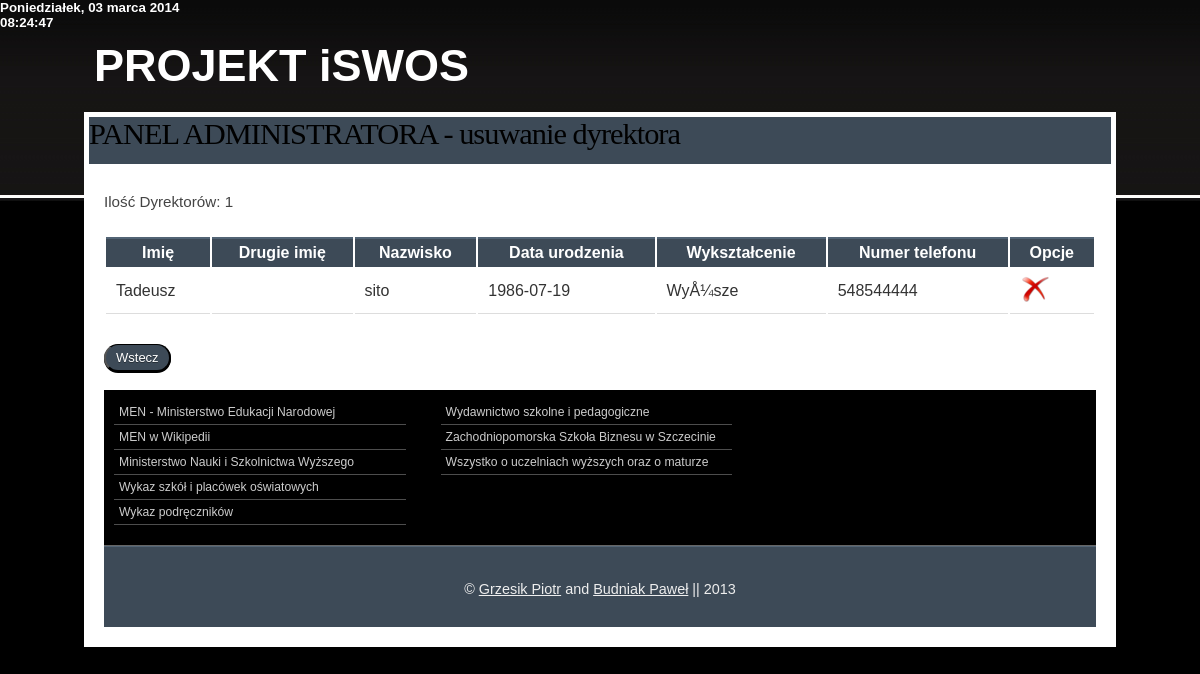
Page /pages/editd.php (signed in) on the committed database.
### tables this page shows
CREATE TABLE IF NOT EXISTS `dyrektor` (
  `iddyrektora` int(11) NOT NULL AUTO_INCREMENT,
  `login` varchar(11) NOT NULL,
  `pass` varchar(32) NOT NULL,
  `imie` varchar(15) NOT NULL,
  `imie2` varchar(15) NOT NULL,
  `nazwisko` varchar(30) NOT NULL,
  `data_urodzenia` date NOT NULL,
  `wyksztalcenie` varchar(20) NOT NULL,
  `telefon` varchar(9) NOT NULL,
  PRIMARY KEY (`iddyrektora`)
);

### pages/editd.php (the view, shortened to what this page needs)
<?php
include 'header.php';
?>
<div id="wrap">
    <div class="header">
        <h5>PROJEKT <strong> iSWOS</strong></h5>
    </div>
    <div class="page">
        <div id="navbg">
            <div id="nav">
               <h3>PANEL ADMINISTRATORA - usuwanie dyrektora</h3>
            </div>
        </div>
        <div class="page-wrap">
            <div class="content">
                             <?php
                                    $rezultat = mysql_query("SELECT * FROM dyrektor order by iddyrektora ASC") or die(mysql_error());
                                    $wykonaj = mysql_num_rows($rezultat);
                                    echo "<p>Ilość Dyrektorów: ".$wykonaj."</p>";
                                   echo "<p>";
                                   echo "<table boder=\"1\"><tr>";
                                   echo "<th ><strong>Imię</strong></th>";
                                   echo "<th ><strong>Drugie imię</strong></th>";
                                   echo "<th ><strong>Nazwisko</strong></th>";
                                   echo "<th ><strong>Data urodzenia</strong></th>";
                                   echo "<th ><strong>Wykształcenie</strong></th>";
                                    echo "<th ><strong>Numer telefonu</strong></th>";
                                    echo "<th ><strong>Opcje</strong></th>";
                                   while ($record = mysql_fetch_array($rezultat, MYSQL_ASSOC))  {
                                      echo "</tr>";
                                      echo "<td >" . $record['imie'] . "</td>";
                                      echo "<td >" . $record['imie2'] . "</td>";
                                      echo "<td >" . $record['nazwisko'] . "</td>";
                                      echo "<td >" . $record['data_urodzenia'] . "</td>";
                                      echo "<td >" . $record['wyksztalcenie'] . "</td>";
                                      echo "<td >" . $record['telefon'] . "</td>";
                                      echo "<td >  <h4><a href=\"editd.php?usun={$record['iddyrektora']}\"><img src=\"../images/del.png\" alt=\"Usuń\" name=\"Usuń\" title=\"Usuń\"></a>&nbsp&nbsp</h4> </td>";
                                   }
                                   echo "</table>";
                             ?>
					   <br />
                       <a href="adminindex.php"><button>Wstecz</button></a><br />
                        <br />
            </div>
            <div class="footer-navigation">
                <ul>
                    <li><a href="http://www.men.gov.pl" title="MEN - Ministerstwo Edukacji Narodowej" onclick="this.target='_blank'">MEN - Ministerstwo Edukacji Narodowej</a></li>
                    <li><a href="http://pl.wikipedia.org/wiki/Ministerstwo_Edukacji_Narodowej" title="MEN w Wikipedii" onclick="this.target='_blank'">MEN w Wikipedii</a></li>
                    <li><a href="http://www.mnisw.gov.pl" title="Ministerstwo Nauki i Szkolnictwa Wyższego" onclick="this.target='_blank'">Ministerstwo Nauki i Szkolnictwa Wyższego</a></li>
                    <li><a href="http://www.cie.men.gov.pl/index.php/sio-wykaz-szkol-i-placowek.html" title="Wykaz szkół i placówek oświatowych">Wykaz szkół i placówek oświatowych</a></li>
                    <li><a href="http://www.men.gov.pl/podreczniki/" title="Wykaz podręczników" onclick="this.target='_blank'">Wykaz podręczników</a></li>
                </ul>
                <ul>
                    <li><a href="http://www.wsip.pl/dla_nauczycieli/przedmioty/szkolnictwo_specjalne/aktualnosci" title="Wydawnictwo szkolne i pedagogiczne" onclick="this.target='_blank'">Wydawnictwo szkolne i pedagogiczne</a></li>
                    <li><a href="http://www.zpsb.szczecin.pl" title="Zachodniopomorska Szkoła Biznesu w Szczecinie" onclick="this.target='_blank'">Zachodniopomorska Szkoła Biznesu w Szczecinie</a></li>
                    <li><a href="http://www.edukacja.net" title="Wszystko o uczelniach wyższych oraz o maturze" onclick="this.target='_blank'">Wszystko o uczelniach wyższych oraz o maturze</a></li>
                </ul>
            </div>
            <div class="footer">
                <p>© <a href="mailto: grzesikpiotr@op.pl">Grzesik Piotr</a> and <a href="mailto: p.budniak5@gmail.com">Budniak Paweł</a> || 2013</p>
            </div>
        </div>
    </div>
</div>
</body>
</html>

### styles.css (style rules this page uses)
* { margin:0; padding:0; }
body { background:#000000 url('images/body.jpg') repeat-x scroll top left; margin:0 auto; padding:0; font-family:Arial, Helvetica, sans-serif; color:#333333; }
div#wrap { width:86%; margin:30px auto 0 auto; padding:0 10px; }
div.header { padding:10px 0 20px 10px; margin:0 auto; }
div#navbg { background-color:#ffffff; padding:5px; }
div#nav { background-color:#3D4A57; height:47px; display:block; }
h3 { font-size:1.9em; font-family:Georgia, "Times New Roman", Times, serif; font-weight:normal; color:#000000; letter-spacing:-1px; }
h4 { font-family:Georgia, "Times New Roman", Times, serif; font-size:16px; letter-spacing:-1px; font-weight:normal; color:red; }
h5 { font-size:45px; font-family:Arial, Helvetica, sans-serif; color: white; border: 1px; }
p { margin-bottom:20px; line-height:1.7em; font-size:0.95em; color:#333333; }
ul { padding:0 0 20px 35px; list-style:none; }
button { border-top: 1px solid #000000; background: #3d4a57; background: (left top, left bottom); background: (top, #3d4a57, #3d4a57); padding: 5px 10px; border-radius: 40px; box-shadow: rgba(0,0,0,1) 0 1px 0; text-shadow: rgba(0,0,0,.4) 0 1px 0; color: #ffffff; font-size: 13px; font-family: Helvetica, Arial, Sans-Serif; text-decoration: none; vertical-align: middle; }
table { width:100%; margin-bottom:10px; }
table tr th, table tr td { padding:5px 10px; }
table tr th { background:#3D4A57 none repeat-x scroll bottom left; color:#ffffff; border-top:2px solid #526475; }
table tr td { border-bottom:1px solid #dddddd; }
a, a:visited { color:#f0f3f6; }
div.page { clear:both; margin:0; padding:0; background-color:#ffffff; }
div.page ul { font-size:0.95em; color:#333333; }
div.page ul li { padding:2px 0; }
div.page p { text-align:justify; font-family:Helvetica, Arial, sans-serif; color:#444444; }
div.page-wrap { background-color:#ffffff; padding:20px; clear:both; }
div.content { background-color:#ffffff; float:left; width:100%; }
div.footer-navigation { background:black none repeat-x scroll left 50%; min-height:90px; border-bottom:1px solid #666666; padding:10px 10px 20px; clear:both; }
div.footer-navigation ul { list-style:none; padding:0; width:30%; float:left; margin-right:35px; }
div.footer-navigation ul li { padding:5px; color:#cccccc; border-bottom:1px solid #4D4D4D; font-size:0.8em; font-family:Helvetica, Arial, sans-serif; }
div.footer-navigation ul li a, div.footer-navigation ul li a:visited { color:#cccccc; text-decoration:none; }
div.footer { clear:both; border-top:1px solid #526475; background:#3D4A57; min-height:80px; clear:both; }
div.footer p { text-align:center; color:#eeeeee; padding-top:30px; font-size:0.9em; }
div.footer p a, div.footer p a:visited { color:#eeeeee; }

### rows in the picture
dyrektor: imie "Tadeusz", nazwisko "sito", data_urodzenia "1986-07-19", wyksztalcenie "WyÅ¼sze", telefon "548544444"

### other values in the picture
$wykonaj "1"
